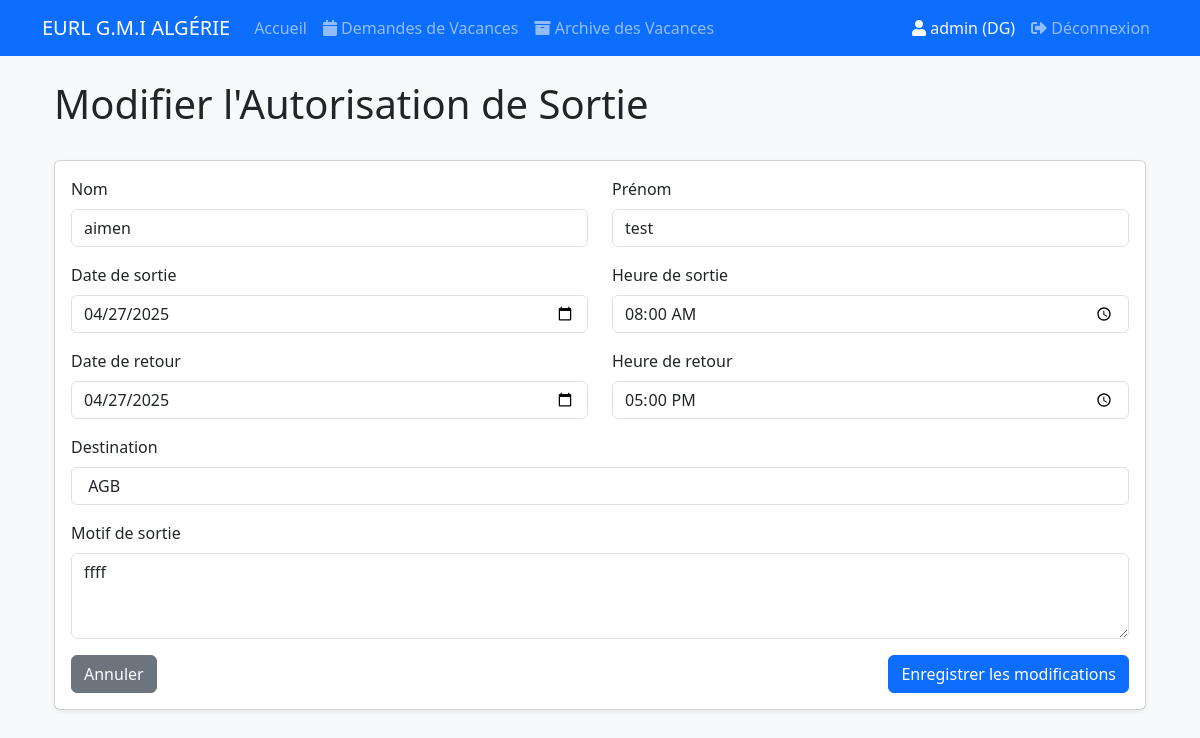
/autorisation/1/modifier (signed in), run on the app's committed database.
### app/models/user.py (models this page shows, shortened)
class User(UserMixin, db.Model):
    id = db.Column(db.Integer, primary_key=True)
    username = db.Column(db.String(80), unique=True, nullable=False)
    password_hash = db.Column(db.String(128))
    role = db.Column(db.String(20), nullable=False)  # 'HR' ou 'DG'

### app/models/autorisation.py (models this page shows, shortened)
class Autorisation(db.Model):
    id = db.Column(db.Integer, primary_key=True)
    nom = db.Column(db.String(100), nullable=False)
    prenom = db.Column(db.String(100), nullable=False)
    date_sortie = db.Column(db.Date, nullable=False)
    heure_sortie = db.Column(db.Time, nullable=False)
    date_retour = db.Column(db.Date, nullable=False)
    heure_retour = db.Column(db.Time, nullable=False)
    destination = db.Column(db.String(200), nullable=False)
    motif = db.Column(db.String(500), nullable=False)
    date_creation = db.Column(db.DateTime, default=datetime.utcnow)
    statut = db.Column(db.String(20), default='En attente')  # En attente, Approuvé, Refusé
    signature_responsable = db.Column(db.Boolean, default=False)
    createur = db.Column(db.String(80))  # Username of the creator
    signature_data = db.Column(db.Text, nullable=True)  # To store signature image data

### app/routes/main.py (the view, shortened to what this page needs)
@csrf.exempt
@bp.route('/autorisation/<int:id>/modifier', methods=['GET', 'POST'])
@login_required
@role_required('DG')
def modifier_autorisation(id):
    if not current_user.is_authenticated or current_user.role != 'DG':
        flash('Seul le DG peut modifier les autorisations.', 'danger')
        return redirect(url_for('main.index'))
    autorisation = Autorisation.query.get_or_404(id)
    return render_template('modifier_autorisation.html', autorisation=autorisation)

### app/routes/auth.py (called while the page is built)
def role_required(role):
    def decorator(f):
        @wraps(f)
        def decorated_function(*args, **kwargs):
            if not current_user.is_authenticated:
                flash('Veuillez vous connecter pour accéder à cette page.', 'warning')
                return redirect(url_for('auth.login'))
            if current_user.role != role:
                flash('Vous n\'avez pas les permissions nécessaires.', 'error')
                return redirect(url_for('main.index'))
            return f(*args, **kwargs)
        return decorated_function
    return decorator

### app/templates/modifier_autorisation.html (shortened to what this page needs)
{% extends "base.html" %} {% block content %}
<div class="container mt-4">
  <div class="row mb-4">
    <div class="col">
      <h1>Modifier l'Autorisation de Sortie</h1>
    </div>
  </div>
  <div class="card">
    <div class="card-body">
      <form method="POST">
        <div class="row mb-3">
          <div class="col-md-6">
            <label for="nom" class="form-label">Nom</label>
            <input
              type="text"
              class="form-control"
              id="nom"
              name="nom"
              value="{{ autorisation.nom }}"
              required
            />
          </div>
          <div class="col-md-6">
            <label for="prenom" class="form-label">Prénom</label>
            <input
              type="text"
              class="form-control"
              id="prenom"
              name="prenom"
              value="{{ autorisation.prenom }}"
              required
            />
          </div>
        </div>
        <div class="row mb-3">
          <div class="col-md-6">
            <label for="date_sortie" class="form-label">Date de sortie</label>
            <input
              type="date"
              class="form-control"
              id="date_sortie"
              name="date_sortie"
              value="{{ autorisation.date_sortie.strftime('%Y-%m-%d') }}"
              required
            />
          </div>
          <div class="col-md-6">
            <label for="heure_sortie" class="form-label">Heure de sortie</label>
            <input
              type="time"
              class="form-control"
              id="heure_sortie"
              name="heure_sortie"
              value="{{ autorisation.heure_sortie.strftime('%H:%M') }}"
              required
            />
          </div>
        </div>
        <div class="row mb-3">
          <div class="col-md-6">
            <label for="date_retour" class="form-label">Date de retour</label>
            <input
              type="date"
              class="form-control"
              id="date_retour"
              name="date_retour"
              value="{{ autorisation.date_retour.strftime('%Y-%m-%d') }}"
              required
            />
          </div>
          <div class="col-md-6">
            <label for="heure_retour" class="form-label">Heure de retour</label>
            <input
              type="time"
              class="form-control"
              id="heure_retour"
              name="heure_retour"
              value="{{ autorisation.heure_retour.strftime('%H:%M') }}"
              required
            />
          </div>
        </div>
        <div class="mb-3">
          <label for="destination" class="form-label">Destination</label>
          <input
            type="text"
            class="form-control"
            id="destination"
            name="destination"
            value="{{ autorisation.destination }}"
            required
          />
        </div>
        <div class="mb-3">
          <label for="motif" class="form-label">Motif de sortie</label>
          <textarea
            class="form-control"
            id="motif"
            name="motif"
            rows="3"
            required
          >
{{ autorisation.motif }}</textarea
          >
        </div>
        <div class="d-flex justify-content-between">
          <a
            href="{{ url_for('main.voir_autorisation', id=autorisation.id) }}"
            class="btn btn-secondary"
            >Annuler</a
          >
          <button type="submit" class="btn btn-primary">
            Enregistrer les modifications
          </button>
        </div>
      </form>
    </div>
  </div>
</div>
{% endblock %}

### app/templates/base.html (shortened to what this page needs)
<!DOCTYPE html>
<html lang="fr">
  <head>
    <link
      href="https://cdn.jsdelivr.net/npm/bootstrap@5.3.0/dist/css/bootstrap.min.css"
      rel="stylesheet"
    />
    <link
      rel="stylesheet"
      href="{{ url_for('static', filename='css/style.css') }}"
    />
    <link
      href="https://cdnjs.cloudflare.com/ajax/libs/font-awesome/5.15.4/css/all.min.css"
      rel="stylesheet"
    />
  </head>
  <body>
    <nav class="navbar navbar-expand-lg navbar-dark bg-primary mb-4">
      <div class="container">
        <a class="navbar-brand" href="{{ url_for('main.index') }}"
          >EURL G.M.I ALGÉRIE</a
        >
        <div class="collapse navbar-collapse" id="navbarNav">
          <ul class="navbar-nav me-auto">
            <li class="nav-item">
              <a class="nav-link" href="{{ url_for('main.index') }}">Accueil</a>
            </li>
            {% if current_user.is_authenticated %}
            <li class="nav-item">
              <a
                class="nav-link"
                href="{{ url_for('vacances.liste_vacances') }}"
              >
                <i class="fas fa-calendar"></i> Demandes de Vacances
              </a>
            </li>
            <li class="nav-item">
              <a
                class="nav-link"
                href="{{ url_for('vacances.archive_vacances') }}"
              >
                <i class="fas fa-archive"></i> Archive des Vacances
              </a>
            </li>
             {% endif %}
          </ul>
          {% if current_user.is_authenticated %}
          <div class="navbar-nav ms-auto">
            <span class="nav-item nav-link text-light"
              ><i class="fas fa-user"></i> {{ current_user.username }} ({{
              current_user.role }})</span
            >
            <a class="nav-item nav-link" href="{{ url_for('auth.logout') }}"
              ><i class="fas fa-sign-out-alt"></i> Déconnexion</a
            >
          </div>
          {% endif %}
        </div>
      </div>
    </nav>
    <div class="container">
       {% block content %}{% endblock %}
    </div>
  </body>
</html>

### app/static/css/style.css (style rules this page uses)
body { background-color: #f8f9fa; }
.card { box-shadow: 0 0.125rem 0.25rem rgba(0, 0, 0, 0.075); margin-bottom: 1.5rem; }
.form-label { font-weight: 500; }

### data on the page
User: username "admin", role "DG"
Autorisation: nom "aimen", prenom "test", date_sortie "04/27/2025", heure_sortie "08:00", date_retour "04/27/2025", heure_retour "17:00", destination "AGB", motif "ffff"
